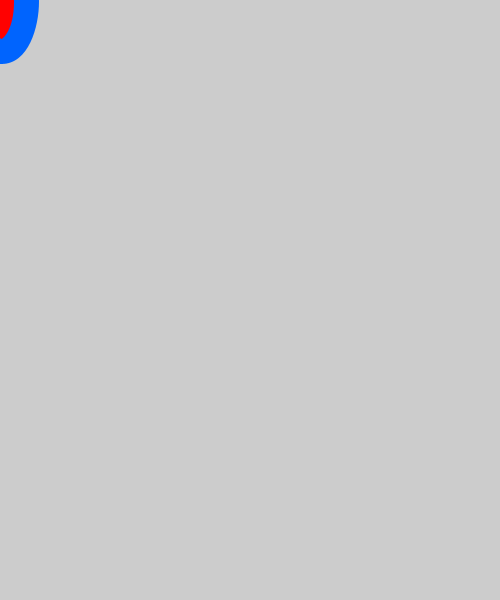
Frame 1 (no input)
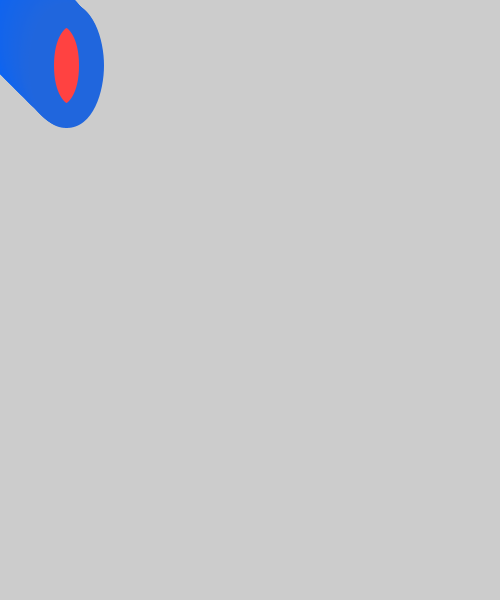
Frame 60 (the mouse pressed at the canvas centre just before this capture)
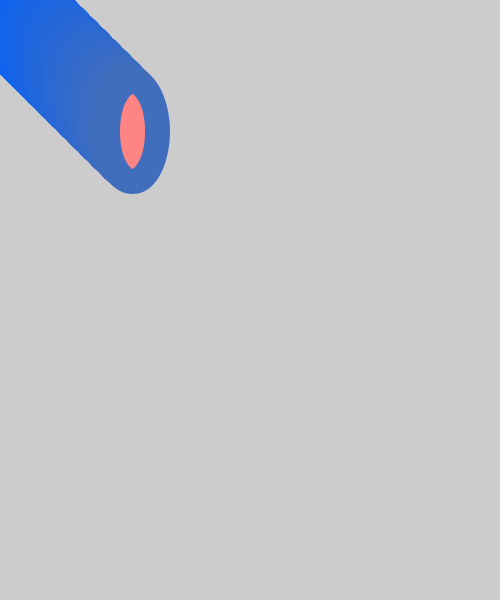
Frame 120 (the mouse held since frame 60 and released just before this capture)

The Processing sketch that drew these frames (run headless with seeded random() and noise(); from frame 60 on, the mouse is pressed at the canvas centre):

// Processing sketch: processing_43684
// ── processing_43684.pde

float x = -0;
float y = 0;
float xspeed = 1.1;
float yspeed = 1.1;
float r = 32+.2*y;
    
void setup() {
  size (500,600);
  frameRate(30);
}
     
void draw(){
      
  x = x + xspeed+((y*.001)-(x*.0009));
  y = y + yspeed;
      
  if ((x > width) || (x < 01 )) {
    xspeed = -xspeed;
  }
    
xspeed = Y*xspeed;
        
    if (( y > height) || (y < 1)) {
      yspeed = - yspeed ;
    }
        
    strokeWeight(25);
    stroke(0+y/2,100+x/2*(y/799),255-(.5*x));
    fill(20*r+(y+2), x*1, y*1);
    ellipse (x,y,50, 100);
        
    r = constrain(10, 1, 100);
        
}
       
       
   
void keyPressed() {
  save("japey.tiff");
}
 
                
                
